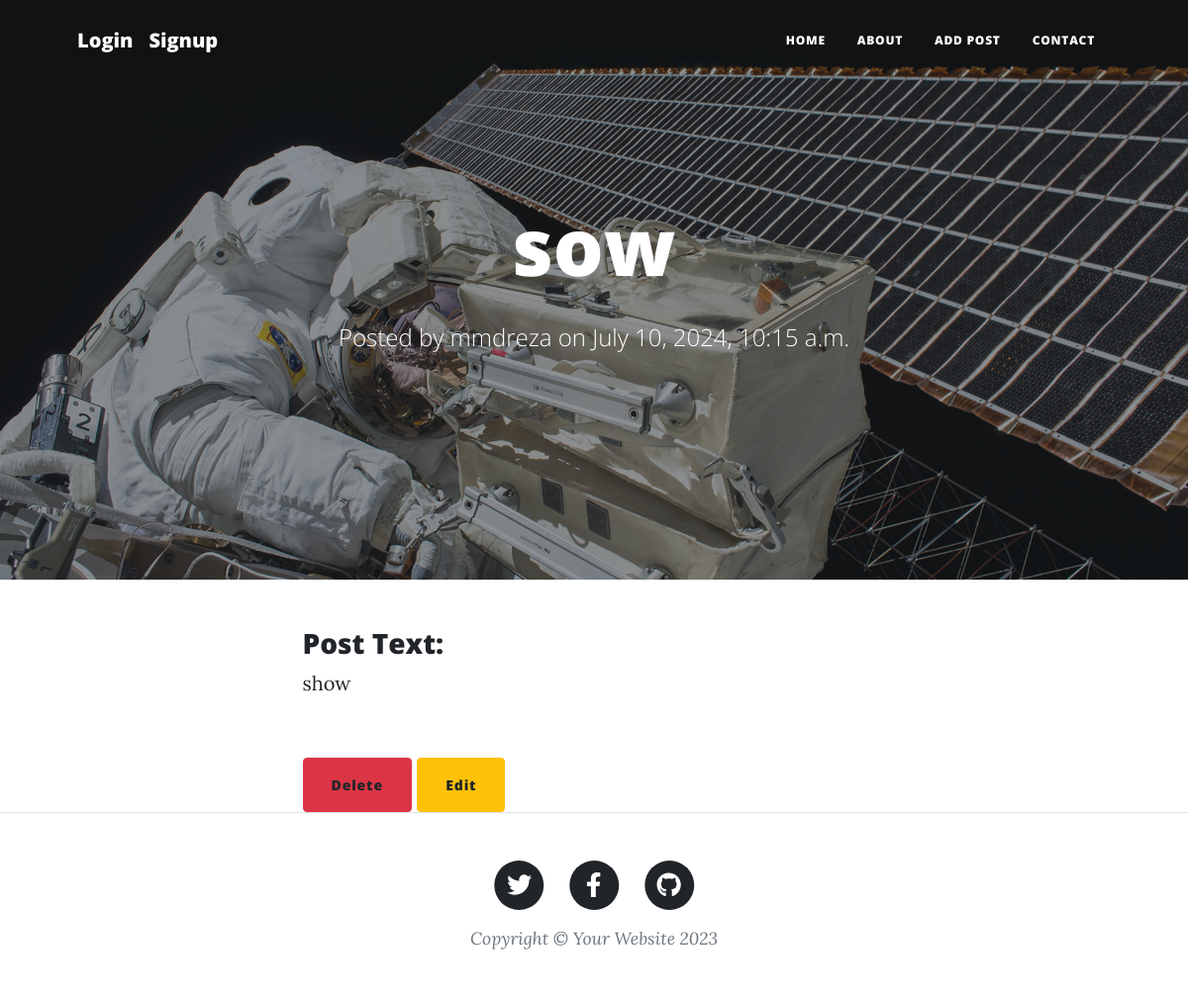
Screenshot of /post_detail/2 with the database file from the repository.
### blog/models.py (models this page shows, shortened)
class BlogPost(models.Model):
    status_choices = (
        ('pub','Published'),
        ('drft', 'Draft')
    )
    title = models.CharField(max_length = 100)
    text = models.TextField()
    datetime_created = models.DateTimeField(auto_now_add = True)
    datetime_modified = models.DateTimeField(auto_now = True)
    status = models.CharField(choices= status_choices, max_length = 10)
    author = models.ForeignKey('accounts.CustomUser', on_delete = models.CASCADE)

### accounts/models.py (models this page shows)
class CustomUser(AbstractUser):
    age = models.PositiveIntegerField(null=True ,blank=True)

### blog/views.py (the view)
# urls.py: path('post_detail/<int:pk>', views.BlogPostDetailView.as_view(), name='post_detail'),
class BlogPostDetailView(generic.DetailView):
    template_name = 'blog/post-detail.html'
    context_object_name = 'post'
    model = BlogPost

### blog/templates/blog/post-detail.html (shortened to what this page needs)
{% extends "_base.html" %}
{% load static %}
{% block page_onscreen_title %}
{{post.title}}
{% endblock page_onscreen_title %}
{% block page_onscreen_title_detail %}
                    <p class="post-meta">
                        Posted by
                    {{post.author}} on
                                {{post.datetime_modified}}
                    </p>
{% endblock page_onscreen_title_detail %}
{% block content %}
<div class="container px-4 px-lg-5">
    <div class="row gx-4 gx-lg-5 justify-content-center">
        <div class="col-md-10 col-lg-8 col-xl-7">
            <div class="post-preview">
            <h3>Post Text: </h3>
                {{post.text}}<br><br><br>
                <a class= "btn btn-danger" href="{% url 'delete' post.id %}" role = 'button'>Delete</a>
                 <a class= "btn btn-warning" href="{% url 'update_post' post.id %}" role = 'button'>Edit</a>
            </div>
        </div>
    </div>
</div>
{% endblock content %}
{% block page_img %}
    {% static 'assets/img/post-bg.jpg' %}
{% endblock page_img %}

### rows the page displays
BlogPost: title "sow", author "mmdreza", datetime_modified "July 10, 2024, 10:15 a.m.", text "show"
